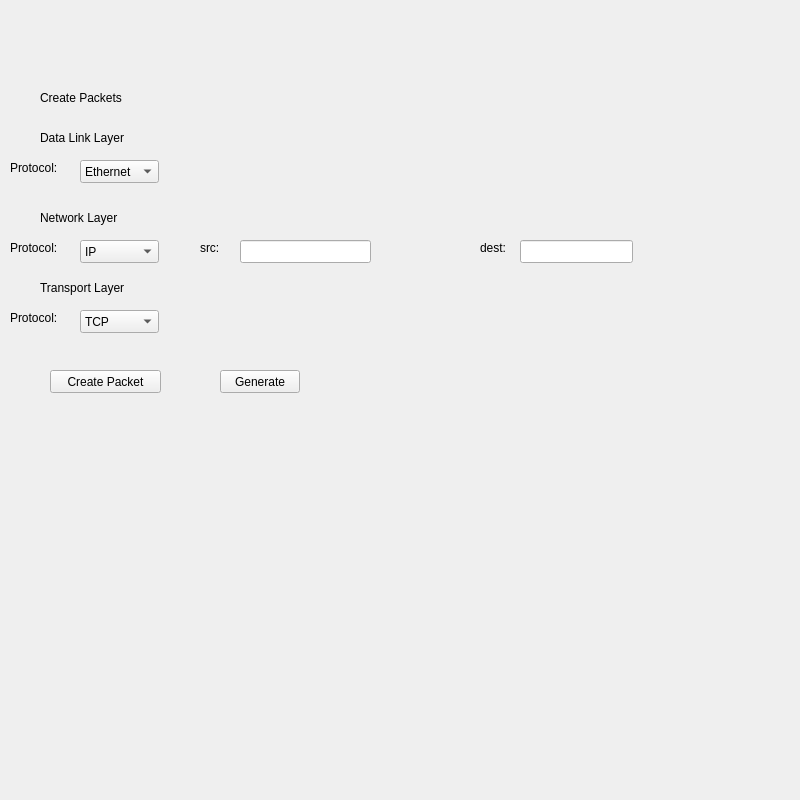
<?xml version="1.0" encoding="UTF-8"?>
<ui version="4.0">
 <class>MainWindow</class>
 <widget class="QMainWindow" name="MainWindow">
  <property name="geometry">
   <rect>
    <x>0</x>
    <y>0</y>
    <width>800</width>
    <height>800</height>
   </rect>
  </property>
  <property name="windowTitle">
   <string>MainWindow</string>
  </property>
  <widget class="QWidget" name="centralwidget">
   <widget class="QLabel" name="dataLinkLayerLabel">
    <property name="geometry">
     <rect>
      <x>40</x>
      <y>130</y>
      <width>131</width>
      <height>16</height>
     </rect>
    </property>
    <property name="text">
     <string>Data Link Layer</string>
    </property>
   </widget>
   <widget class="QLabel" name="networkLayerLabel">
    <property name="geometry">
     <rect>
      <x>40</x>
      <y>210</y>
      <width>101</width>
      <height>16</height>
     </rect>
    </property>
    <property name="text">
     <string>Network Layer</string>
    </property>
   </widget>
   <widget class="QLabel" name="createPacketsLabel">
    <property name="geometry">
     <rect>
      <x>40</x>
      <y>90</y>
      <width>101</width>
      <height>16</height>
     </rect>
    </property>
    <property name="text">
     <string>Create Packets</string>
    </property>
   </widget>
   <widget class="QComboBox" name="dataLinkSelectBox">
    <property name="geometry">
     <rect>
      <x>80</x>
      <y>160</y>
      <width>79</width>
      <height>23</height>
     </rect>
    </property>
    <item>
     <property name="text">
      <string>Ethernet</string>
     </property>
    </item>
   </widget>
   <widget class="QComboBox" name="netWorkSelectBox">
    <property name="geometry">
     <rect>
      <x>80</x>
      <y>240</y>
      <width>79</width>
      <height>23</height>
     </rect>
    </property>
    <item>
     <property name="text">
      <string>IP</string>
     </property>
    </item>
   </widget>
   <widget class="QLabel" name="transportLayerLabel">
    <property name="geometry">
     <rect>
      <x>40</x>
      <y>280</y>
      <width>111</width>
      <height>16</height>
     </rect>
    </property>
    <property name="text">
     <string>Transport Layer</string>
    </property>
   </widget>
   <widget class="QComboBox" name="transportSelectBox">
    <property name="geometry">
     <rect>
      <x>80</x>
      <y>310</y>
      <width>79</width>
      <height>23</height>
     </rect>
    </property>
    <item>
     <property name="text">
      <string>TCP</string>
     </property>
    </item>
    <item>
     <property name="text">
      <string>ICMP</string>
     </property>
    </item>
    <item>
     <property name="text">
      <string>UDP</string>
     </property>
    </item>
   </widget>
   <widget class="QPushButton" name="createPacketsButton">
    <property name="geometry">
     <rect>
      <x>50</x>
      <y>370</y>
      <width>111</width>
      <height>23</height>
     </rect>
    </property>
    <property name="text">
     <string>Create Packet</string>
    </property>
   </widget>
   <widget class="QPushButton" name="GeneratePacketsButton">
    <property name="geometry">
     <rect>
      <x>220</x>
      <y>370</y>
      <width>80</width>
      <height>23</height>
     </rect>
    </property>
    <property name="text">
     <string>Generate</string>
    </property>
   </widget>
   <widget class="QLineEdit" name="networkSrnInput">
    <property name="geometry">
     <rect>
      <x>240</x>
      <y>240</y>
      <width>131</width>
      <height>23</height>
     </rect>
    </property>
   </widget>
   <widget class="QLineEdit" name="networkDestInput">
    <property name="geometry">
     <rect>
      <x>520</x>
      <y>240</y>
      <width>113</width>
      <height>23</height>
     </rect>
    </property>
   </widget>
   <widget class="QLabel" name="dataLinSelectLabel">
    <property name="geometry">
     <rect>
      <x>10</x>
      <y>160</y>
      <width>57</width>
      <height>15</height>
     </rect>
    </property>
    <property name="text">
     <string>Protocol:</string>
    </property>
   </widget>
   <widget class="QLabel" name="networkSelectLabel">
    <property name="geometry">
     <rect>
      <x>10</x>
      <y>240</y>
      <width>57</width>
      <height>15</height>
     </rect>
    </property>
    <property name="text">
     <string>Protocol:</string>
    </property>
   </widget>
   <widget class="QLabel" name="transportSelectLabel">
    <property name="geometry">
     <rect>
      <x>10</x>
      <y>310</y>
      <width>57</width>
      <height>15</height>
     </rect>
    </property>
    <property name="text">
     <string>Protocol:</string>
    </property>
   </widget>
   <widget class="QLabel" name="networkSrcLabel">
    <property name="geometry">
     <rect>
      <x>200</x>
      <y>240</y>
      <width>57</width>
      <height>15</height>
     </rect>
    </property>
    <property name="text">
     <string>src:</string>
    </property>
   </widget>
   <widget class="QLabel" name="networkDestLabel">
    <property name="geometry">
     <rect>
      <x>480</x>
      <y>240</y>
      <width>57</width>
      <height>15</height>
     </rect>
    </property>
    <property name="text">
     <string>dest:</string>
    </property>
   </widget>
  </widget>
 </widget>
 <resources/>
 <connections/>
</ui>
